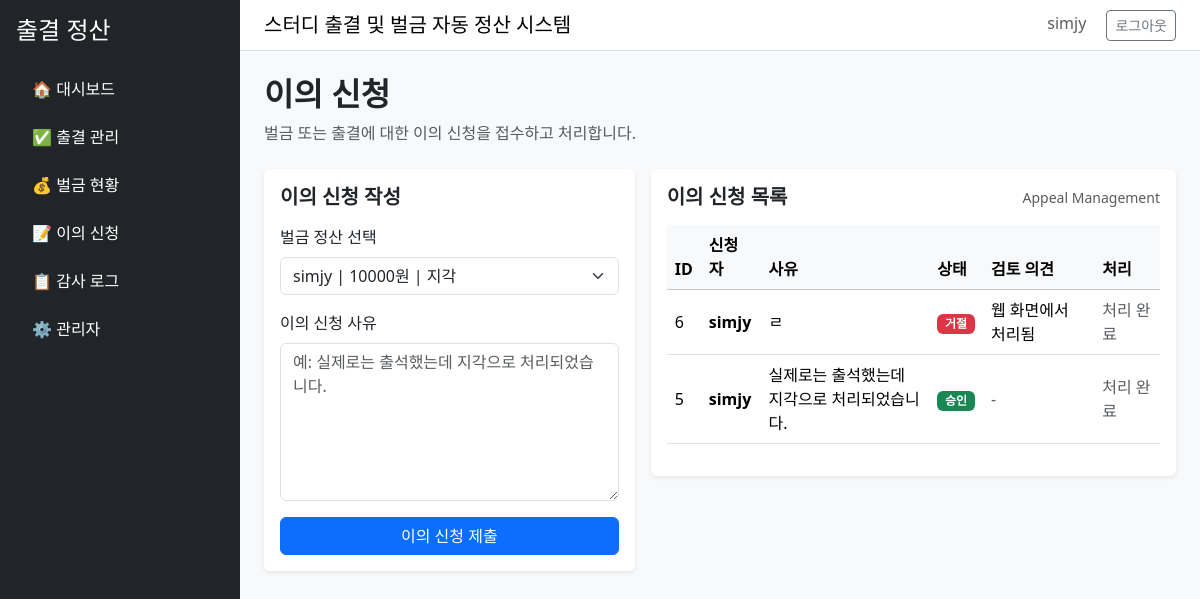
Page /appeals/ (signed in) on the committed database.
### objections/models.py (models this page shows, shortened)
class Objection(models.Model):
    STATUS_CHOICES = [
        ('pending', '대기'),
        ('approved', '승인'),
        ('rejected', '거절'),
    ]
    user = models.ForeignKey(
        User,
        on_delete=models.CASCADE
    )
    attendance = models.ForeignKey(
        Attendance,
        on_delete=models.CASCADE,
        null=True,
        blank=True
    )
    settlement = models.ForeignKey(
        PenaltySettlement,
        on_delete=models.CASCADE,
        null=True,
        blank=True
    )
    reason = models.TextField()
    status = models.CharField(
        max_length=20,
        choices=STATUS_CHOICES,
        default='pending'
    )
    reviewed_by = models.ForeignKey(
        User,
        on_delete=models.SET_NULL,
        null=True,
        blank=True,
        related_name='reviewed_objections'
    )
    reviewed_at = models.DateTimeField(
        null=True,
        blank=True
    )
    review_note = models.TextField(
        null=True,
        blank=True
    )
    created_at = models.DateTimeField(auto_now_add=True)
    processed_at = models.DateTimeField(
        null=True,
        blank=True
    )

### studies/views.py (the view, shortened to what this page needs)
# urls.py: path('appeals/', AppealPageView.as_view(), name='appeal_page'),
class AppealPageView(LoginRequiredMixin, TemplateView):
    template_name = 'appeals/appeal_list.html'
    def get_context_data(self, **kwargs):
        context = super().get_context_data(**kwargs)
        context['settlements'] = PenaltySettlement.objects.select_related(
            'user',
            'attendance'
        ).all()
        context['objections'] = Objection.objects.select_related(
            'user',
            'settlement'
        ).all().order_by('-created_at')
        return context

### templates/appeals/appeal_list.html (shortened to what this page needs)
{% extends 'base.html' %}
{% block content %}
<div class="d-flex justify-content-between align-items-center mb-4">
    <div>
        <h2 class="fw-bold">이의 신청</h2>
        <p class="text-muted mb-0">벌금 또는 출결에 대한 이의 신청을 접수하고 처리합니다.</p>
    </div>
</div>
<div class="row g-3">
    <div class="col-md-5">
        <div class="card shadow-sm border-0">
            <div class="card-body">
                <h5 class="fw-bold mb-3">이의 신청 작성</h5>
                <form method="post">
                    <div class="mb-3">
                        <label class="form-label">벌금 정산 선택</label>
                        <select name="settlement_id" class="form-select" required>
                            {% for settlement in settlements %}
                                <option value="{{ settlement.id }}">
                                    {{ settlement.user.username }} |
                                </option>
                            {% empty %}
                                <option value="">신청 가능한 벌금이 없습니다</option>
                            {% endfor %}
                        </select>
                    </div>
                    <div class="mb-3">
                        <label class="form-label">이의 신청 사유</label>
                        <textarea
                            name="reason"
                            class="form-control"
                            rows="6"
                            placeholder="예: 실제로는 출석했는데 지각으로 처리되었습니다."
                            required
                        ></textarea>
                    </div>
                    <button type="submit" class="btn btn-primary w-100">
                        이의 신청 제출
                    </button>
                </form>
            </div>
        </div>
    </div>
    <div class="col-md-7">
        <div class="card shadow-sm border-0">
            <div class="card-body">
                <div class="d-flex justify-content-between align-items-center mb-3">
                    <h5 class="fw-bold mb-0">이의 신청 목록</h5>
                    <span class="text-muted small">Appeal Management</span>
                </div>
                <table class="table table-hover align-middle">
                    <thead class="table-light">
                    <tr>
                        <th>ID</th>
                        <th>신청자</th>
                        <th>사유</th>
                        <th>상태</th>
                        <th>검토 의견</th>
                        <th>처리</th>
                    </tr>
                    </thead>
                    <tbody>
                    {% for objection in objections %}
                    <tr>
                        <td>{{ objection.id }}</td>
                        <td class="fw-semibold">
                            {{ objection.user.username }}
                        </td>
                        <td style="max-width: 220px;">
                            {{ objection.reason }}
                        </td>
                        <td>
                            {% if objection.status == 'pending' %}
                                <span class="badge bg-warning text-dark">대기</span>
                            {% elif objection.status == 'approved' %}
                                <span class="badge bg-success">승인</span>
                            {% elif objection.status == 'rejected' %}
                                <span class="badge bg-danger">거절</span>
                            {% else %}
                                <span class="badge bg-secondary">{{ objection.status }}</span>
                            {% endif %}
                        </td>
                        <td>
                            {% if objection.review_note %}
                                {{ objection.review_note }}
                            {% else %}
                                <span class="text-muted">-</span>
                            {% endif %}
                        </td>
                        <td>
                            {% if objection.status == 'pending' %}
                                <form method="post" class="d-inline">
                                    {% csrf_token %}
                                    <input type="hidden" name="action" value="process">
                                    <input type="hidden" name="objection_id" value="{{ objection.id }}">
                                    <input type="hidden" name="status" value="approved">
                                    <button class="btn btn-sm btn-success">
                                        승인
                                    </button>
                                </form>
                                <form method="post" class="d-inline">
                                    {% csrf_token %}
                                    <input type="hidden" name="action" value="process">
                                    <input type="hidden" name="objection_id" value="{{ objection.id }}">
                                    <input type="hidden" name="status" value="rejected">
                                    <button class="btn btn-sm btn-danger">
                                        거절
                                    </button>
                                </form>
                            {% else %}
                                <span class="text-muted">처리 완료</span>
                            {% endif %}
                        </td>
                    </tr>
                    {% empty %}
                    <tr>
                        <td colspan="6" class="text-center text-muted py-4">
                            등록된 이의 신청이 없습니다.
                        </td>
                    </tr>
                    {% endfor %}
                    </tbody>
                </table>
            </div>
        </div>
    </div>
</div>
{% endblock %}

### templates/base.html (shortened to what this page needs)
<!DOCTYPE html>
<html lang="ko">
<head>
    <link href="https://cdn.jsdelivr.net/npm/bootstrap@5.3.3/dist/css/bootstrap.min.css" rel="stylesheet">
</head>
<body class="bg-light">
<div class="d-flex">
    <aside class="bg-dark text-white p-3" style="width: 240px; min-height: 100vh;">
        <h4 class="mb-4">출결 정산</h4>
        <ul class="nav flex-column gap-2">
            <li>
                <a href="/" class="nav-link text-white">🏠 대시보드</a>
            </li>
            <li>
                <a href="/attendance/" class="nav-link text-white">✅ 출결 관리</a>
            </li>
            <li>
                <a href="/fines/" class="nav-link text-white">💰 벌금 현황</a>
            </li>
            <li>
                <a href="/appeals/" class="nav-link text-white">📝 이의 신청</a>
            </li>
            <li>
                <a href="/logs/" class="nav-link text-white">📋 감사 로그</a>
            </li>
            <li>
                <a href="/admin/" class="nav-link text-white">⚙️ 관리자</a>
            </li>
        </ul>
    </aside>
    <main class="flex-grow-1">
        <nav class="navbar bg-white border-bottom px-4">
            <span class="navbar-brand mb-0 h5">
                스터디 출결 및 벌금 자동 정산 시스템
            </span>
            <div>
                {% if request.user.is_authenticated %}
                    <span class="me-3 text-muted">
                        {{ request.user.username }}
                    </span>
                    <a href="/admin/logout/" class="btn btn-sm btn-outline-secondary">
                        로그아웃
                    </a>
                {% else %}
                    <a href="/admin/login/" class="btn btn-sm btn-primary">
                        로그인
                    </a>
                {% endif %}
            </div>
        </nav>
        <div class="container-fluid p-4">
            {% block content %}
            {% endblock %}
        </div>
    </main>
</div>
</body>
</html>

### rows in the picture
Objection: id "6", user.username "simjy", reason "ㄹ", status "거절", review_note "웹 화면에서 처리됨"
Objection: id "5", user.username "simjy", reason "실제로는 출석했는데 지각으로 처리되었습니다.", status "승인"

### other values in the picture
{{ request.user.username }} "simjy"
form field settlement_id "simjy | 10000원 | 지각"
